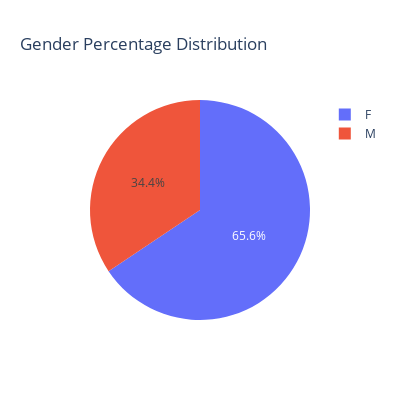

The notebook cell this image was saved under:
### Code cell
import plotly.express as px

figg = px.pie(
    names=pd.Series(np.array(data['Gender'].unique())),
    values=pd.Series(np.array(data['Gender'].value_counts())),
    title="Gender Percentage Distribution"
)

figg.update_layout(
        width = 400,
        height = 400
)

figg.show()

### Figure 1 — Plotly figure (JSON) as saved in the notebook; plotly's stock layout.template omitted (floating-point values rounded to 4 significant figures)
{"data": [{"domain": {"x": [0, 1], "y": [0, 1]}, "hovertemplate": "label=%{label}<br>value=%{value}<extra></extra>", "labels": ["F", "M"], "legendgroup": "", "name": "", "showlegend": true, "type": "pie", "values": [65964, 34563]}], "layout": {"height": 400, "legend": {"tracegroupgap": 0}, "title": {"text": "Gender Percentage Distribution"}, "width": 400}}
